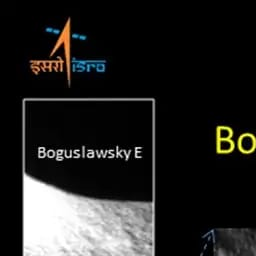
#> input picture data/processed/crops/crop_000.png, 256 x 256 px; its folder holds 4 pictures in this run
$ python compare_orb_sift.py
#> lines starting #> are read from the running program, lines starting #| are printed output that depends on the picture
from pathlib import Path

import cv2
import pandas as pd


CROP_DIR = Path("data/processed/crops")
OUTPUT_FILE = Path("results/orb_vs_sift_comparison.csv")


def compare_pair(image_1_path: Path, image_2_path: Path) -> dict:
    image_1 = cv2.imread(str(image_1_path), cv2.IMREAD_GRAYSCALE)
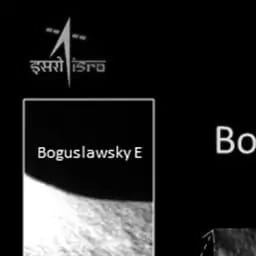
#> image_1: shape (256, 256); min 0, max 255, mean 35.6
    image_2 = cv2.imread(str(image_2_path), cv2.IMREAD_GRAYSCALE)
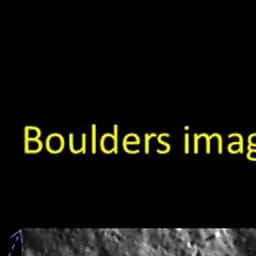
#> input picture data/processed/crops/crop_001.png, 256 x 256 px
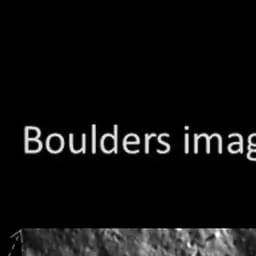
#> image_2: shape (256, 256); min 0, max 255, mean 15.1

    if image_1 is None or image_2 is None:
        raise FileNotFoundError("Could not load one or both images.")

    # ORB
    orb = cv2.ORB_create(nfeatures=1000)

    orb_kp1, orb_des1 = orb.detectAndCompute(image_1, None)
#> orb_kp1 = 490 keypoints; strongest (x, y, size): (41, 149, 31), (138, 150, 31), (136, 152, 31), (41, 154, 31)
    orb_kp2, orb_des2 = orb.detectAndCompute(image_2, None)
#> orb_kp2 = 500 keypoints; strongest (x, y, size): (158, 137, 37.2), (207, 138, 44.6), (137, 142, 37.2), (203, 137, 37.2)

    orb_score = 0.0
    orb_good_matches = 0

    if orb_des1 is not None and orb_des2 is not None:
        orb_matcher = cv2.BFMatcher(
            cv2.NORM_HAMMING,
            crossCheck=True,
        )

        orb_matches = orb_matcher.match(orb_des1, orb_des2)
#> orb_matches = 77 matches
        orb_matches = sorted(orb_matches, key=lambda m: m.distance)

        orb_good_matches = sum(
            match.distance < 60 for match in orb_matches
        )
#> orb_good_matches = 46

        orb_score = orb_good_matches / max(len(orb_matches), 1)
#> orb_score = 0.597

    # SIFT
    sift = cv2.SIFT_create(nfeatures=1000)

    sift_kp1, sift_des1 = sift.detectAndCompute(image_1, None)
#> sift_kp1 = 256 keypoints; strongest (x, y, size): (42, 154, 2.1), (224, 134, 4.7), (99, 156, 1.9), (51, 154, 2.4)
    sift_kp2, sift_des2 = sift.detectAndCompute(image_2, None)
#> sift_kp2 = 258 keypoints; strongest (x, y, size): (186, 128, 2.6), (94, 126, 3), (196, 151, 3.1), (187, 151, 3.1)

    sift_score = 0.0
    sift_good_matches = 0

    if sift_des1 is not None and sift_des2 is not None:
        sift_matcher = cv2.BFMatcher(cv2.NORM_L2)

        knn_matches = sift_matcher.knnMatch(
            sift_des1,
            sift_des2,
            k=2,
        )
#> knn_matches = 256 matches

        sift_good_matches = sum(
            first.distance < 0.75 * second.distance
            for first, second in knn_matches
            if len((first, second)) == 2
        )
#> sift_good_matches = 39

        sift_score = sift_good_matches / max(len(knn_matches), 1)
#> sift_score = 0.152

    return {
        "image_1": image_1_path.name,
        "image_2": image_2_path.name,
        "orb_keypoints_1": len(orb_kp1),
        "orb_keypoints_2": len(orb_kp2),
        "orb_good_matches": orb_good_matches,
        "orb_score": round(orb_score, 4),
        "sift_keypoints_1": len(sift_kp1),
        "sift_keypoints_2": len(sift_kp2),
        "sift_good_matches": sift_good_matches,
        "sift_score": round(sift_score, 4),
        "better_method": "ORB" if orb_score >= sift_score else "SIFT",
    }


def main() -> None:
    crop_files = sorted(CROP_DIR.glob("*.png"))

    if len(crop_files) < 2:
        raise RuntimeError("At least two crop images are required.")

    rows = []

    for index in range(len(crop_files) - 1):
        rows.append(
            compare_pair(
                crop_files[index],
                crop_files[index + 1],
            )
        )
#> pass 2 of the loop in main, `for index in range(len(crop_files) - 1):`:
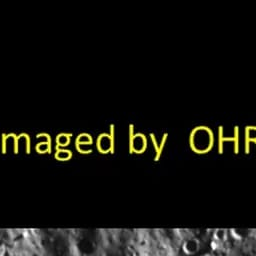
#> input picture data/processed/crops/crop_002.png, 256 x 256 px
#> in compare_pair (call 2), `image_2 = cv2.imread(str(image_2_path), cv2.IMREAD_GRAYSCALE)`:
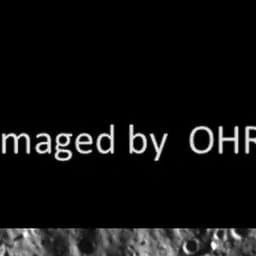
#> image_2: shape (256, 256); min 0, max 255, mean 16.9
#> orb_kp1 has the same summary as orb_kp2
#> orb_kp2 = 548 keypoints; strongest (x, y, size): (62, 138, 44.6), (67, 154, 31), (58, 143, 31), (59, 155, 37.2)
#> orb_matches = 169 matches
#> orb_good_matches = 119
#> orb_score = 0.704
#> sift_kp1 has the same summary as sift_kp2
#> sift_kp2 = 265 keypoints; strongest (x, y, size): (131, 127, 3.1), (157, 159, 2.8), (236, 151, 3.2), (220, 129, 3.2)
#> knn_matches = 258 matches
#> sift_good_matches = 91
#> sift_score = 0.353

    OUTPUT_FILE.parent.mkdir(parents=True, exist_ok=True)

    dataframe = pd.DataFrame(rows)
#> dataframe = table of 3 rows and 11 columns
    dataframe.to_csv(OUTPUT_FILE, index=False)

    print("Comparison completed.")
    print("Total image pairs:", len(dataframe))
#| Total image pairs: 3
    print("ORB wins:", (dataframe["better_method"] == "ORB").sum())
#| ORB wins: 3
    print("SIFT wins:", (dataframe["better_method"] == "SIFT").sum())
#| SIFT wins: 0
    print("Average ORB score:", round(dataframe["orb_score"].mean(), 4))
#| Average ORB score: 0.6406
    print("Average SIFT score:", round(dataframe["sift_score"].mean(), 4))
#| Average SIFT score: 0.2614
    print(f"Saved to: {OUTPUT_FILE}")


if __name__ == "__main__":
    main()
